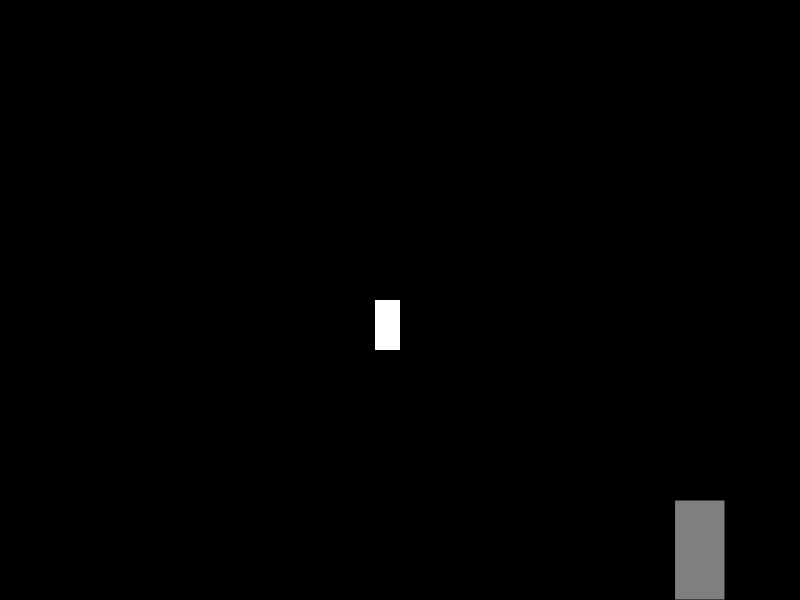
Frame 1 (no input)
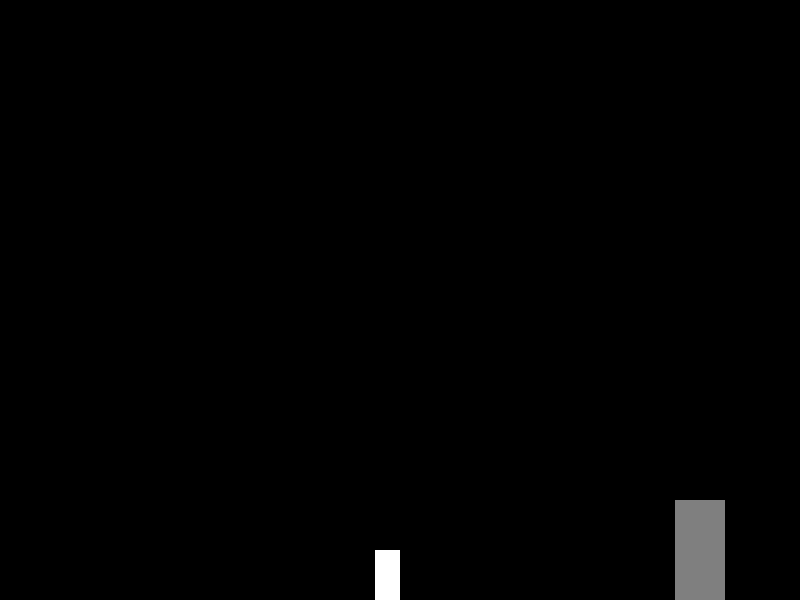
Frame 60 (no input)
Frame 120 (the mouse pressed at the canvas centre since frame 60): identical to frame 60, image omitted

The p5.js sketch that drew these frames (run headless with seeded random() and noise() and a simulated clock; from frame 60 on, the mouse is pressed at the canvas centre):

// p5.js sketch
// ── sketch.js
// Player class
class Player {
  constructor(x,y,xvel,yvel) {
    this.x = x
    this.y = y
    this.xvel = xvel
    this.yvel = yvel
  }
  update() {
    //print(this.yvel)
    this.y += this.yvel
    this.yvel += gravity
    if (keyIsDown(LEFT_ARROW)) {
      this.x -= this.xvel
    }
    if (keyIsDown(RIGHT_ARROW)) {
      this.x += this.xvel
    }
    if (this.x <= 0) {
      this.x = 0
    }
//    else if (this.x + 25 >= width) {
//      this.x = width - 25
//    }
    if (this.y + 50 >= height) {
      touchingGround = true
      this.y = height - 50
      this.yvel = 10
    }
    else {
      touchingGround = false
    }
    // Jump
    if (keyIsDown(UP_ARROW) && touchingGround) {
      this.yvel *= -1
    }
  }
  display() {
    rectMode(CORNER)
    fill(255)
    noStroke()
    smooth()
    rect(this.x,this.y,25,50)
  }
}

// Global Variables
var level = 1
var gravity = 0.4
var touchingGround = false

function setup() {
  // put setup code here
  frameRate(60)
  createCanvas(800,600)
  player1 = new Player(width/2,height/2,3,3)
}

function draw() {
  // put drawing code here

  if (level === 1) {
    background(0)
    translate(player1.x*(-1)+width/2-25,0)
    fill(127)
    rectMode(CORNER)
    rect(700,500,50,100)
    rect(-100,0,100,height)
  }
  player1.display()
  player1.update()
}
